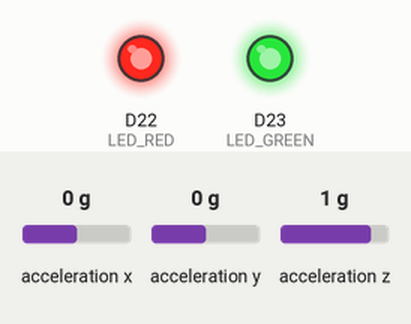
Simulated run of this sketch. Board: Arduino Nano 33 BLE. Parts: output pins drawn as LEDs (lit = HIGH). The test bench sets the inputs (shaded band); at power-on: acceleration x 0 g, acceleration y 0 g, acceleration z 1 g. Nothing arrives over Bluetooth unless stated; a phone connects over Bluetooth LE 3 s after start; what the sketch prints to the serial monitor is not drawn.

Above: at 0.05 s.
Timing chart, 0 to 3.0 s (numbered marks = the images above):
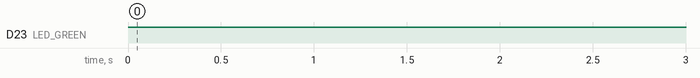

Measured:
- by itself, D23 (LED_GREEN): alternates HIGH for 1.0 s and LOW for 0.10 s

The sketch:

Arduino_BLE_wash_sense.ino
```cpp
#include <Arduino_LSM9DS1.h>
#include <ArduinoBLE.h>

// BLE Service and Characteristics
BLEService vibrationService("180D");
BLEFloatCharacteristic vibrationX("2A37", BLERead | BLENotify);
BLEFloatCharacteristic vibrationY("2A38", BLERead | BLENotify);
BLEFloatCharacteristic vibrationZ("2A39", BLERead | BLENotify);
BLEFloatCharacteristic vibrationMag("2A40", BLERead | BLENotify);

// LED Pins (Built-in RGB LED on Nano 33 BLE)
#define LED_GREEN 23
#define LED_RED 22

void setup() {
    Serial.begin(115200);
    while (!Serial);

    // Initialize LEDs
    pinMode(LED_GREEN, OUTPUT);
    pinMode(LED_RED, OUTPUT);
    digitalWrite(LED_GREEN, HIGH);
    digitalWrite(LED_RED, HIGH);

    // Initialize IMU
    if (!IMU.begin()) {
        Serial.println("Failed to initialize IMU!");
        showError();
    }

    Serial.println("IMU initialized.");

    // Initialize BLE
    if (!BLE.begin()) {
        Serial.println("Starting BLE failed!");
        showError();
    }
    Serial.println("BLE initialized.");

    // BLE Setup
    BLE.setLocalName("Nano33BLE_Vibration");
    BLE.setAdvertisedService(vibrationService);
    vibrationService.addCharacteristic(vibrationX);
    vibrationService.addCharacteristic(vibrationY);
    vibrationService.addCharacteristic(vibrationZ);
    vibrationService.addCharacteristic(vibrationMag);
    BLE.addService(vibrationService);
    BLE.advertise();

    Serial.println("BLE Advertising...");
}

void loop() {
    BLEDevice central = BLE.central();

    if (central) {
        Serial.print("Connected to: ");
        Serial.println(central.address());

        while (central.connected()) {
            float x, y, z;

            // Read accelerometer data
            if (IMU.accelerationAvailable()) {
                IMU.readAcceleration(x, y, z);

                Serial.print("X: "); Serial.print(x - 1, 6);
                Serial.print(" Y: "); Serial.print(y, 6);
                Serial.print(" Z: "); Serial.print(z, 6);
                float vibrationMagnetude = sqrt((x-1)*(x-1) + (y*y) + (z*z));
                Serial.print(" Mag: "); Serial.println(vibrationMagnetude, 6);

                // Send raw X, Y, Z vibration data via BLE
                vibrationX.writeValue(x - 1);
                vibrationY.writeValue(y);
                vibrationZ.writeValue(z);
                vibrationMag.writeValue(vibrationMagnetude);

                // Blink LED to indicate successful operation
                blinkLED();
            }

            delay(1000);  // Faster updates (every 1000ms)
        }

        Serial.println("Disconnected from BLE device.");
    }
}

// Blink Green LED to indicate normal operation
void blinkLED() {
    digitalWrite(LED_GREEN, LOW);
    delay(100);
    digitalWrite(LED_GREEN, HIGH);
}

// Show error state with Solid Red LED
void showError() {
    digitalWrite(LED_RED, LOW);
    while (1);  // Halt execution
}
```
